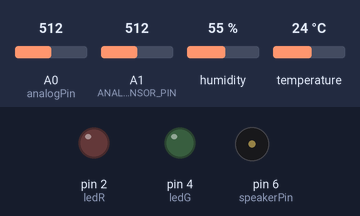
Recording of a sketch running on a simulated Arduino Uno, built with avr-gcc and run on an emulated ATmega328P. On the bench: output pins drawn as LEDs (lit = HIGH), buzzer (waves = sounding, pin HIGH). Inputs (shaded band) come from the test bench; at power-on: A0 (analogPin) = 512, A1 (ANALOG_SENSOR_PIN) = 512, humidity 55 %, temperature 24 °C.

Above: at 0.1 s.
At 12.1 s:
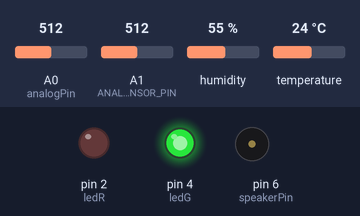
Timing chart, 0 to 13.6 s (numbered marks = the images above):
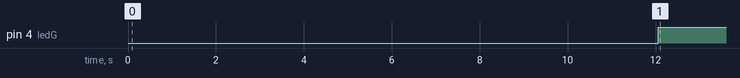

The sketch:

smartPlanter.ino
```cpp
/* AUTHOR: Bryan Pesquera DATE: Aug. 22, 2017. */

#include<math.h>

/* MODULES */
// DHT TEMPERATURE/HUMIDITY SENSOR-----
#include<dht.h>
#include<OneWire.h>
#include<DallasTemperature.h>
dht DHT11;
int dhtdata = 5; //dht11
#define owdata 2 //onewire
OneWire ONEWIRE(owdata);
DallasTemperature DS18B20(&ONEWIRE);
// DHT TEMPERATURE/HUMIDITY SENSOR------

// SOIL MOISTURE SENSOR-----------------
int analogPin = A0;
int analogVal;
int digitalPin = 9;
int digitalVal; //1 is dry, 0 is wet
// SOIL MOISTURE SENSOR-----------------

// DIGIT LIGHT SENSOR-------------------
#define ANALOG_SENSOR_PIN  A1
#define DIGITAL_SENSOR_PIN 3
int  switch_state;  /* Holds the last digital value */
int  LightAnalogValue; /* Holds the last analog value */
// DIGIT LIGHT SENSOR-------------------

// BLUETOOTH MODULE--------------------
#include <SoftwareSerial.h>// import the serial library
SoftwareSerial Genotronex(11, 10); // RX, TX
int BluetoothData; // the data given from Computer
// BLUETOOTH MODULE--------------------

// SPEAKER-----------------------------
int speakerPin = 6;
// SPEAKER-----------------------------

// LED---------------------------------
int ledB = 3;
int ledR = 2;
int ledG = 4;
// LED---------------------------------
/* END OF MODULES */

void setup()
{
  //BEGIN GENOTRONEX AND SERIAL
  Genotronex.begin(9600);
  Serial.begin(9600);

  //LED AND SPEAKER PINMODE
  pinMode(speakerPin, OUTPUT);
  pinMode(ledB, OUTPUT);
  pinMode(ledR, OUTPUT);
  pinMode(ledG, OUTPUT);

  //CHECK FOR BT CONNECTION


  delay(10000);

  //SET DHTDATA MODULE
  pinMode(dhtdata, INPUT); //set data type for dht11 sensor
  DS18B20.begin();

  delay(2000);
}

void loop()
{
  //get values from sensors to variables
  int TC = dhtTSensor(); //temp in C
  int TF = TC*1.8+32; //convert to F
  int H = dhtHSensor();
  int L = lightSensor();
  int M = moistureSensorA();
  int HI = getHeatIndex(TF, H);

  //set front led
  setLEDHI(HI);

  //send info to chip via BT
  if(bluetoothInteract()==true)
  {
    //print in special chip-arduino format
    printStats2(TC, TF, H, L, M);
  }

  //refresh values every 10 seconds
  delay(10000);
}

//easy to read stats (for human reading)
void printStats(int TC, int TF, int H, int L, int M)
{
  Serial.print("Temperature: " + String(TC) + "C");
  Serial.println(" | " + String(TF) + "F");
  Serial.println("Humidity: " + String(H) + "%");
  Serial.println("Moisture: " + String(M) + "%");
  Serial.println("Light: " + String(L));
  Serial.println("HI: " + String(getHeatIndex(TF, H)));
  Genotronex.print("Temperature: " + String(TC) + "C");
  Genotronex.println(" | " + String(TF) + "F");
  Genotronex.println("Humidity: " + String(H) + "%");
  Genotronex.println("Moisture: " + String(M) + "%");
  Genotronex.println("Light: " + String(L));
  Genotronex.println("HI: " + String(getHeatIndex(TF, H)));
}

//easy to manage stats (communicating with chip)
void printStats2(int TC, int TF, int H, int L, int M)
{
  Genotronex.print(TC);
  Genotronex.println(H);
  Genotronex.println(M);
  Genotronex.println(L);
  Genotronex.println(getHeatIndex(TF, H));
}

int moistureSensorA()
{
  analogVal= analogRead(analogPin);
  analogVal = map(analogVal,550,0,0,100);
  return analogVal;
 }

 bool moistureSensorD(){
  analogVal= analogRead(analogPin);
  analogVal = map(analogVal,550,0,0,100);
  //1 for dry, 0 for wet
  digitalVal = digitalRead(digitalPin);
  return digitalVal;
 }

int dhtTSensor()
 {
  int chk = DHT11.read11(dhtdata);
  return DHT11.temperature;
 }

 int dhtHSensor()
 {
    int chk = DHT11.read11(dhtdata);
    return DHT11.humidity;
 }

int lightSensor()
 {
  switch_state = digitalRead(DIGITAL_SENSOR_PIN);
  //if (switch_state == LOW) Serial.println("Digital Signal ON ");
  LightAnalogValue = analogRead(ANALOG_SENSOR_PIN);  //Read the voltage from sensor
  LightAnalogValue = (LightAnalogValue, DEC);
  return LightAnalogValue;
 }

bool bluetoothInteract()
 {
 bool rval;
  //tell chip, arduino is ready
  if (Genotronex.available()){
    Genotronex.println("Arduino ready!");
    delay(500);
    //wait to see if chip is ready
    if(Genotronex.read() == "CHIP ready!"){
      Genotronex.println("Ok!");
      rval = true;
    }
    else rval = false;
 }
 return rval;
}

int getHeatIndex(float T, float R)
 {
  //calculate heat index
  int HI = (0.363445176) + (0.988622465)*T + (4.777114035)*R + (-0.114037667)*T*R + (-8.50208*pow(10, -4))*pow(T, 2)
    + (-2.0716198*pow(10, -2)*pow(R, 2)) + (6.87678*pow(10, -4))*pow(T, 2)*R + (2.74954*pow(10, -4))*T*pow(R, 2)
    + (0*pow(10, -6))*pow(T, 2)*pow(R, 2);
  return HI-1;
}

//led color manager
void setColor(int r, int g, int b)
{
  #ifdef COMMON_ANODE
    r = 255 - r;
    g = 255 - g;
    b = 255 - b;
  #endif
  analogWrite(ledR, r);
  analogWrite(ledG, g);
  analogWrite(ledB, b);
}

//sets led color corresponding to Heat Index value
//using led color manager 'setColor'
void setLEDHI(int HI)
{
  if(HI>=115)
  {
    //red
    setColor(255, 165, 0);
  }

  else if(HI>=103)
  {
    //orange
    setColor(255, 165, 0);
  }

  else if (HI>=91)
  {
    //yellow
    setColor(255, 255, 0);
  }
  else if (HI<91)
  {
    //green
    setColor(0, 255, 0);
  }
}

/* HBD SONG FUNCTIONS */
//=====================//
void playTone(int tone, int duration) {
  for (long i = 0; i < duration * 1000L; i += tone * 2) {
     digitalWrite(speakerPin, HIGH);
     delayMicroseconds(tone);
     digitalWrite(speakerPin, LOW);
     delayMicroseconds(tone);
 }
}

 void playNote(char note, int duration) {
  char names[] = {'C', 'D', 'E', 'F', 'G', 'A', 'B',
                   'c', 'd', 'e', 'f', 'g', 'a', 'b',
                   'x', 'y' };
  int tones[] = { 1915, 1700, 1519, 1432, 1275, 1136, 1014,
                   956,  834,  765,  593,  468,  346,  224,
                   655 , 715 };
  int SPEE = 5;
  // play the tone corresponding to the note name
  for (int i = 0; i < 17; i++) {
     if (names[i] == note) {
      int newduration = duration/SPEE;
       playTone(tones[i], newduration);
   }
  }
 }

void singHBD(){
  int length = 28; // the number of notes
  char notes[] = "GGAGcB GGAGdc GGxecBA yyecdc";
  int beats[] = { 2, 2, 8, 8, 8, 16, 1, 2, 2, 8,
                8,8, 16, 1, 2,2,8,8,8,8,16, 1,
                2,2,8,8,8,16 };
  int tempo = 150;
  for (int i = 0; i < length; i++) {
    if (notes[i] == ' ') delay(beats[i] * tempo); // rest
    else playNote(notes[i], beats[i] * tempo);

    // pause between notes
   delay(tempo);
  }
}
//=====================//
//=====================//
```

Measured:
- by itself, pin 4 (ledG): LOW → HIGH at 12.1 s
